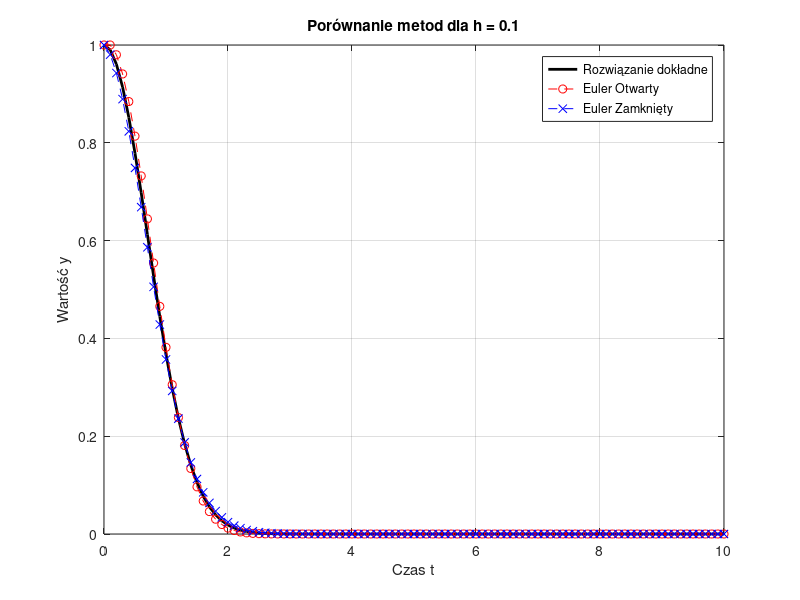

Source code (MATLAB):
% Parametry symulacji
h = 0.1;              % Krok czasowy (zmień na 1, 0.01 itd. wg potrzeby)
T_max = 10;           % Czas końcowy
t = 0:h:T_max;        % Wektor czasu
N = length(t);        % Liczba kroków

% Inicjalizacja wektorów wyników
y_eo = zeros(1, N);   % Euler Otwarty
y_ez = zeros(1, N);   % Euler Zamknięty
y_dok = exp(-t.^2);   % Rozwiązanie dokładne (dla porównania)

% Warunki początkowe (z zadania y0=1)
y_eo(1) = 1;
y_ez(1) = 1;

% Główna pętla obliczeniowa
for n = 1 : N-1
    % --- a) Metoda Eulera Otwarta ---
    % y(n+1) = y(n) + h * f(t(n), y(n))
    % f(t, y) = -2*y*t
    y_eo(n+1) = y_eo(n) + h * (-2 * y_eo(n) * t(n));
    
    % --- b) Metoda Eulera Zamknięta ---
    % Wzór po przekształceniu algebraicznym:
    % y(n+1) = y(n) / (1 + 2*h*t(n+1))
    y_ez(n+1) = y_ez(n) / (1 + 2 * h * t(n+1));
end

% Wykres wyników
figure;
plot(t, y_dok, 'k-', 'LineWidth', 2); hold on;
plot(t, y_eo, 'r--o');
plot(t, y_ez, 'b--x');
legend('Rozwiązanie dokładne', 'Euler Otwarty', 'Euler Zamknięty');
xlabel('Czas t');
ylabel('Wartość y');
title(['Porównanie metod dla h = ' num2str(h)]);
grid on;